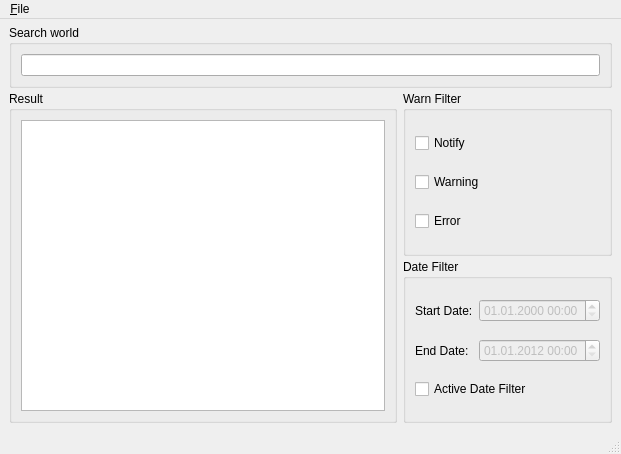
<?xml version="1.0" encoding="UTF-8"?>
<ui version="4.0">
 <class>MainWindow</class>
 <widget class="QMainWindow" name="MainWindow">
  <property name="geometry">
   <rect>
    <x>0</x>
    <y>0</y>
    <width>621</width>
    <height>454</height>
   </rect>
  </property>
  <property name="windowTitle">
   <string>MainWindow</string>
  </property>
  <property name="styleSheet">
   <string notr="true"/>
  </property>
  <property name="tabShape">
   <enum>QTabWidget::Rounded</enum>
  </property>
  <widget class="QWidget" name="centralwidget">
   <property name="baseSize">
    <size>
     <width>10</width>
     <height>0</height>
    </size>
   </property>
   <layout class="QGridLayout" name="gridLayout_2" rowstretch="0,10,10" columnstretch="10,0" rowminimumheight="0,0,0">
    <property name="topMargin">
     <number>6</number>
    </property>
    <property name="verticalSpacing">
     <number>3</number>
    </property>
    <item row="0" column="0" colspan="2">
     <widget class="QGroupBox" name="groupBox_3">
      <property name="title">
       <string>Search world</string>
      </property>
      <layout class="QHBoxLayout" name="horizontalLayout">
       <item>
        <widget class="QLineEdit" name="search_input">
         <property name="text">
          <string/>
         </property>
        </widget>
       </item>
      </layout>
     </widget>
    </item>
    <item row="1" column="0" rowspan="2">
     <widget class="QGroupBox" name="groupBox_4">
      <property name="title">
       <string>Result</string>
      </property>
      <layout class="QHBoxLayout" name="horizontalLayout_2">
       <item>
        <widget class="QTableView" name="logs_table">
         <property name="sizePolicy">
          <sizepolicy hsizetype="Minimum" vsizetype="Minimum">
           <horstretch>0</horstretch>
           <verstretch>0</verstretch>
          </sizepolicy>
         </property>
         <property name="autoFillBackground">
          <bool>true</bool>
         </property>
         <property name="frameShape">
          <enum>QFrame::StyledPanel</enum>
         </property>
         <property name="alternatingRowColors">
          <bool>true</bool>
         </property>
         <property name="selectionBehavior">
          <enum>QAbstractItemView::SelectRows</enum>
         </property>
         <property name="textElideMode">
          <enum>Qt::ElideMiddle</enum>
         </property>
         <property name="horizontalScrollMode">
          <enum>QAbstractItemView::ScrollPerPixel</enum>
         </property>
         <property name="gridStyle">
          <enum>Qt::DashLine</enum>
         </property>
         <property name="sortingEnabled">
          <bool>true</bool>
         </property>
         <attribute name="horizontalHeaderCascadingSectionResizes">
          <bool>true</bool>
         </attribute>
         <attribute name="horizontalHeaderStretchLastSection">
          <bool>true</bool>
         </attribute>
        </widget>
       </item>
      </layout>
     </widget>
    </item>
    <item row="1" column="1">
     <widget class="QGroupBox" name="groupBox">
      <property name="title">
       <string>Warn Filter</string>
      </property>
      <layout class="QVBoxLayout" name="verticalLayout" stretch="0,0,0">
       <property name="spacing">
        <number>6</number>
       </property>
       <item>
        <widget class="QCheckBox" name="notify_type">
         <property name="text">
          <string>Notify</string>
         </property>
        </widget>
       </item>
       <item>
        <widget class="QCheckBox" name="notify_warn">
         <property name="text">
          <string>Warning</string>
         </property>
        </widget>
       </item>
       <item>
        <widget class="QCheckBox" name="notify_error">
         <property name="text">
          <string>Error</string>
         </property>
        </widget>
       </item>
      </layout>
     </widget>
    </item>
    <item row="2" column="1">
     <widget class="QGroupBox" name="groupBox_2">
      <property name="title">
       <string>Date Filter</string>
      </property>
      <layout class="QGridLayout" name="gridLayout">
       <item row="1" column="1">
        <widget class="QDateTimeEdit" name="start_datetime">
         <property name="enabled">
          <bool>false</bool>
         </property>
         <property name="accelerated">
          <bool>false</bool>
         </property>
         <property name="displayFormat">
          <string>dd.MM.yyyy HH:mm</string>
         </property>
        </widget>
       </item>
       <item row="2" column="1">
        <widget class="QDateTimeEdit" name="end_datetime">
         <property name="enabled">
          <bool>false</bool>
         </property>
         <property name="date">
          <date>
           <year>2012</year>
           <month>1</month>
           <day>1</day>
          </date>
         </property>
         <property name="displayFormat">
          <string>dd.MM.yyyy HH:mm</string>
         </property>
        </widget>
       </item>
       <item row="3" column="0" colspan="2">
        <widget class="QCheckBox" name="date_filter">
         <property name="layoutDirection">
          <enum>Qt::LeftToRight</enum>
         </property>
         <property name="autoFillBackground">
          <bool>false</bool>
         </property>
         <property name="text">
          <string>Active Date Filter</string>
         </property>
         <property name="checked">
          <bool>false</bool>
         </property>
         <property name="autoRepeat">
          <bool>false</bool>
         </property>
         <property name="autoExclusive">
          <bool>false</bool>
         </property>
        </widget>
       </item>
       <item row="1" column="0">
        <widget class="QLabel" name="label">
         <property name="text">
          <string>Start Date:</string>
         </property>
         <property name="buddy">
          <cstring>start_datetime</cstring>
         </property>
        </widget>
       </item>
       <item row="2" column="0">
        <widget class="QLabel" name="label_2">
         <property name="text">
          <string>End Date:</string>
         </property>
         <property name="buddy">
          <cstring>end_datetime</cstring>
         </property>
        </widget>
       </item>
      </layout>
     </widget>
    </item>
   </layout>
  </widget>
  <widget class="QMenuBar" name="menubar">
   <property name="geometry">
    <rect>
     <x>0</x>
     <y>0</y>
     <width>621</width>
     <height>21</height>
    </rect>
   </property>
   <widget class="QMenu" name="menu_File">
    <property name="title">
     <string>&amp;File</string>
    </property>
    <addaction name="action_Open"/>
    <addaction name="action_Close"/>
   </widget>
   <addaction name="menu_File"/>
  </widget>
  <widget class="QStatusBar" name="statusbar"/>
  <action name="action_Open">
   <property name="text">
    <string>&amp;Open</string>
   </property>
   <property name="shortcut">
    <string>Ctrl+O</string>
   </property>
  </action>
  <action name="action_Close">
   <property name="text">
    <string>&amp;Close</string>
   </property>
   <property name="shortcut">
    <string>Ctrl+Q</string>
   </property>
  </action>
 </widget>
 <tabstops>
  <tabstop>search_input</tabstop>
  <tabstop>notify_type</tabstop>
  <tabstop>notify_warn</tabstop>
  <tabstop>notify_error</tabstop>
  <tabstop>date_filter</tabstop>
  <tabstop>start_datetime</tabstop>
  <tabstop>end_datetime</tabstop>
  <tabstop>logs_table</tabstop>
 </tabstops>
 <resources/>
 <connections>
  <connection>
   <sender>action_Close</sender>
   <signal>triggered()</signal>
   <receiver>MainWindow</receiver>
   <slot>close()</slot>
   <hints>
    <hint type="sourcelabel">
     <x>-1</x>
     <y>-1</y>
    </hint>
    <hint type="destinationlabel">
     <x>319</x>
     <y>239</y>
    </hint>
   </hints>
  </connection>
  <connection>
   <sender>date_filter</sender>
   <signal>toggled(bool)</signal>
   <receiver>start_datetime</receiver>
   <slot>setEnabled(bool)</slot>
   <hints>
    <hint type="sourcelabel">
     <x>600</x>
     <y>396</y>
    </hint>
    <hint type="destinationlabel">
     <x>600</x>
     <y>317</y>
    </hint>
   </hints>
  </connection>
  <connection>
   <sender>date_filter</sender>
   <signal>toggled(bool)</signal>
   <receiver>end_datetime</receiver>
   <slot>setEnabled(bool)</slot>
   <hints>
    <hint type="sourcelabel">
     <x>600</x>
     <y>396</y>
    </hint>
    <hint type="destinationlabel">
     <x>600</x>
     <y>359</y>
    </hint>
   </hints>
  </connection>
 </connections>
</ui>
